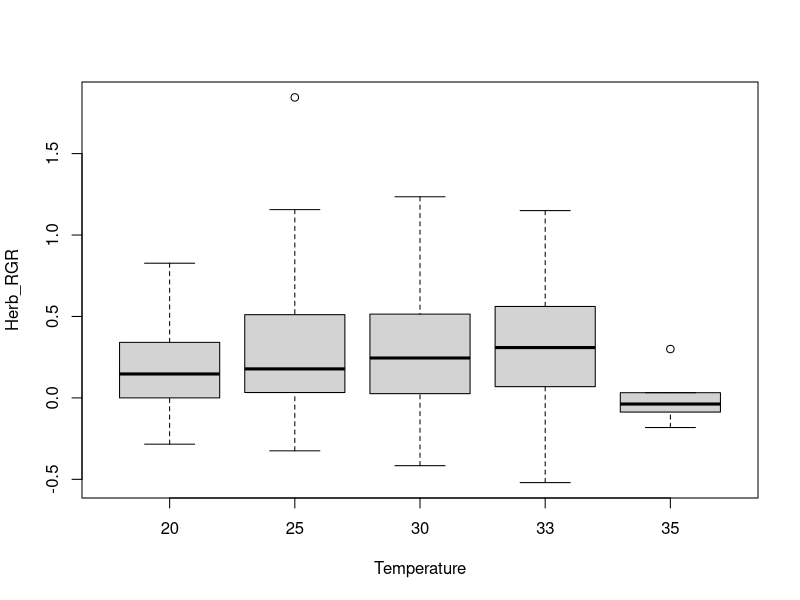
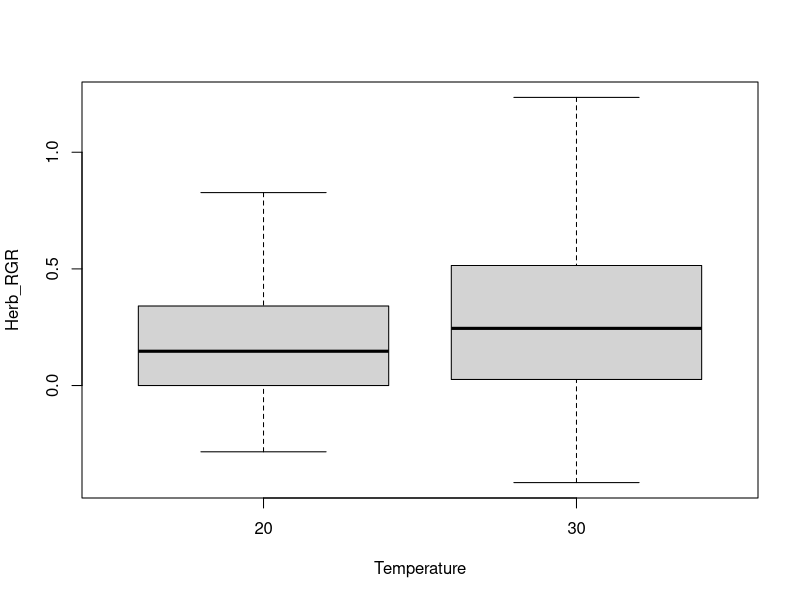
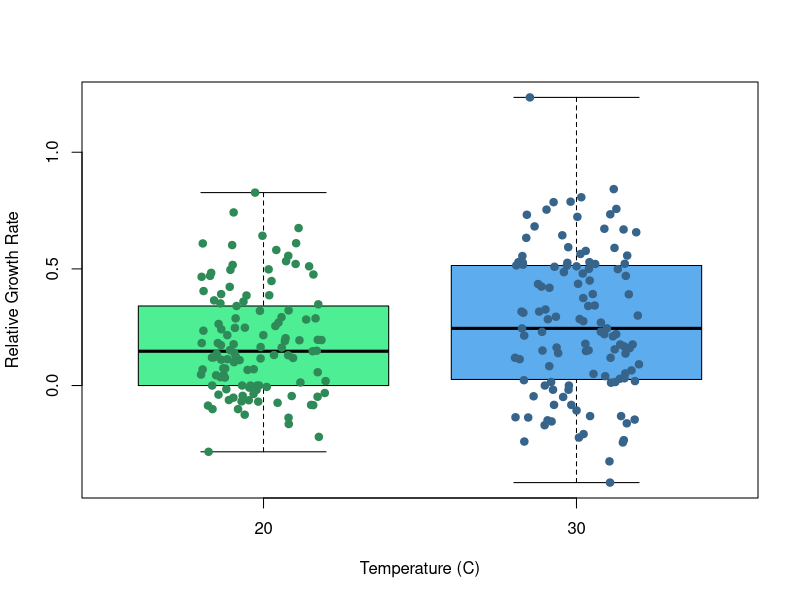
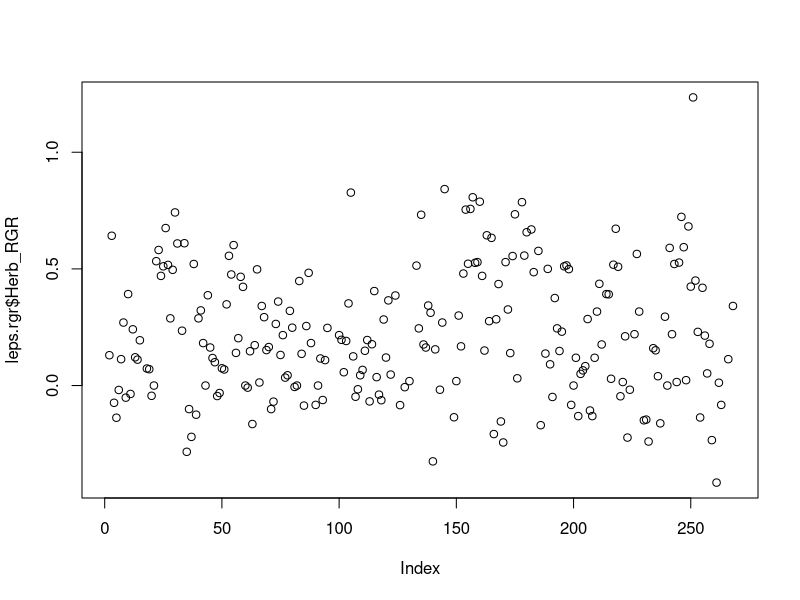
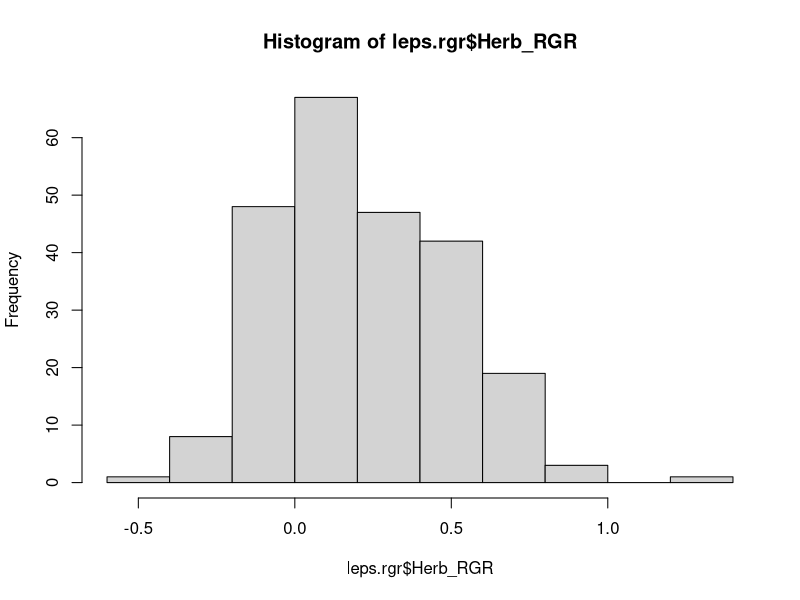
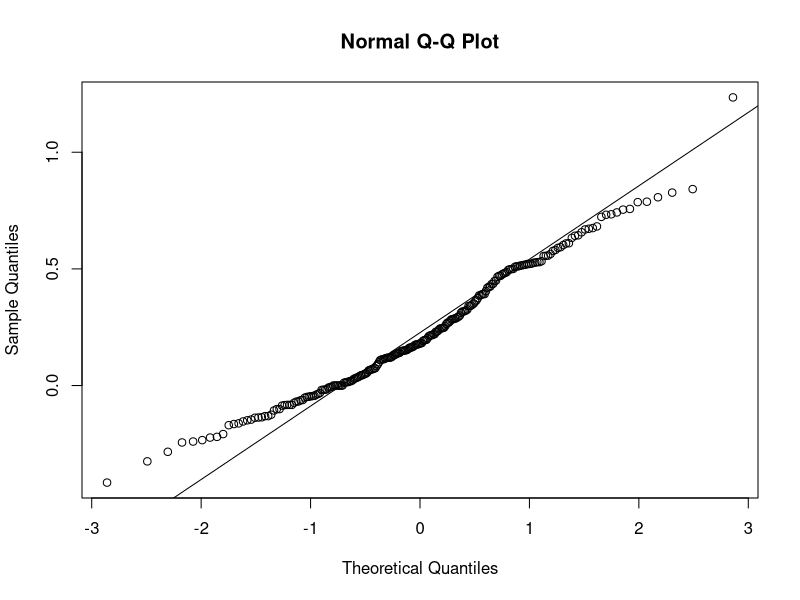
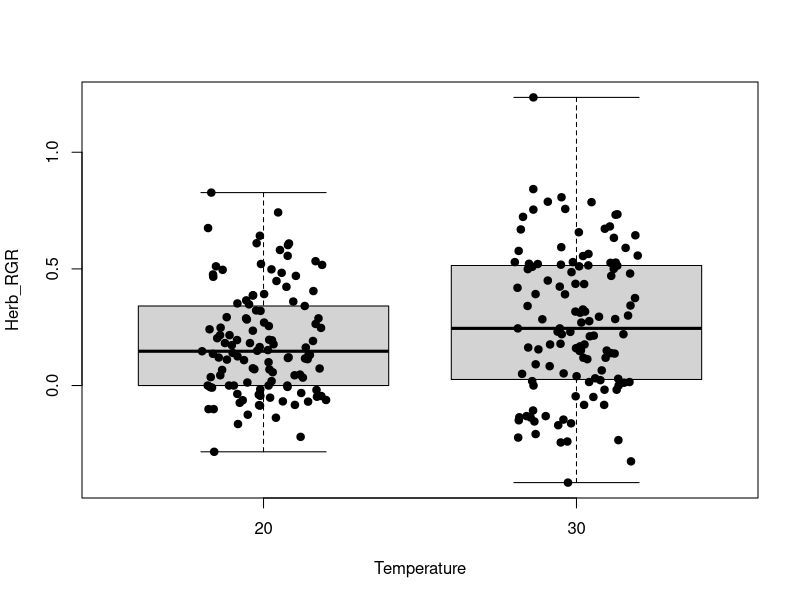
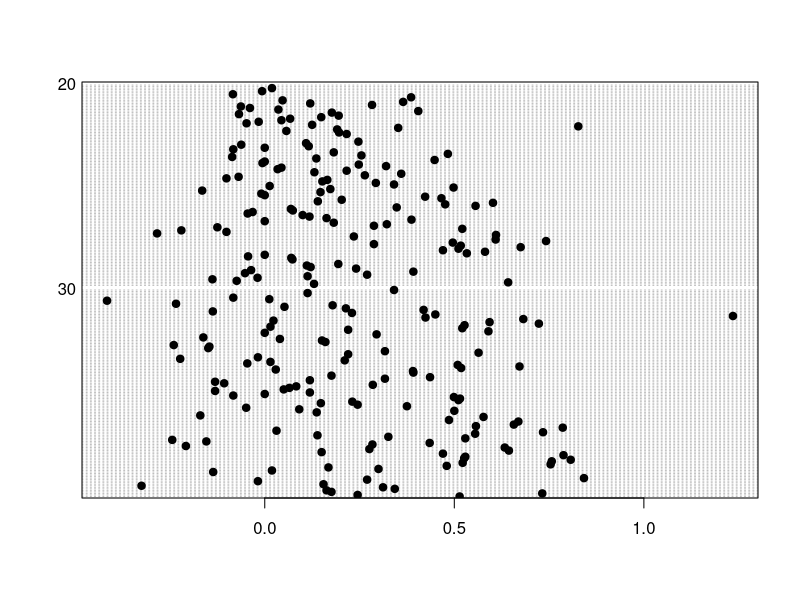

The R source for these figures, in order: (Note: this script raises an error after producing the figures.)
############################################################################
# 
# ENT6707 Entomological Techniques and Data Analysis
#
# t-test example
#
# Lemoine, Nathan P.; Burkepile, Deron E.; Parker, John D. (2015).
# Data from: Variable effects of temperature on insect herbivory [Dataset].
# Dryad. https://doi.org/10.5061/dryad.9fd75
#
# Lemoine NP, Burkepile DE, Parker JD. 2014.
# Variable effects of temperature on insect herbivory.
# PeerJ 2:e376 https://doi.org/10.7717/peerj.376
#
# 17 September 2024
#
############################################################################

# We are going to use a data set deposited on dryad to run some example t-tests
# The citation for the article and data are above

# Study looks at the effects of temperature on herbivory rates of different
# insect species using no-choice bioassays. Insects were placed singly in a rearing
# cup and then randomly assigned to one of four temperatures (20, 25, 30, and 35 C).
# Consumption of plant material was assessed after 24 hrs

# Load the data
herb <- read.csv("./week5/t-test example/Feeding_Assays.csv")

nrow(herb)
str(herb)
head(herb)  
tail(herb)  

summary(herb)

# how many insect orders in the data set?
herb$Herb_Order <- as.factor(herb$Herb_Order)
levels(herb$Herb_Order)

# how many temperatures were measured in the bioassays?
herb$Temperature <- as.factor(herb$Temperature)
levels(herb$Temperature)

str(herb)
summary(herb)

# for the purposes of this example, we will compare relative growth rate of
# Lepidoptera among two temperatures, 20 C and 30 C
# SO, we need to subset the data

library(tidyverse)

# pull out data from Lepidoptera only
leps <- herb %>% filter(Herb_Order == "Lepidoptera") %>% droplevels()
levels(leps$Herb_Order)
boxplot(Herb_RGR ~ Temperature, data = leps)
summary(leps)
# relative growth rate (RGR) is growth rate relative to size. A rate of growth per unit time,
# as a proportion of its size at that moment in time.


# now let's subset the data again to pull out data associated with 20 and 30 C treatments
t20 <- leps[which(leps$Temperature == "20"),]
t30 <- leps[which(leps$Temperature == "30"),]

leps.rgr <- rbind(t20, t30)
summary(leps.rgr)
leps.rgr <- droplevels(leps.rgr)
boxplot(Herb_RGR ~ Temperature, data = leps.rgr)


boxplot(Herb_RGR ~ Temperature, data = leps.rgr, col = c("seagreen2", "steelblue2"),
        ylab = "Relative Growth Rate", xlab = "Temperature (C)")
stripchart(Herb_RGR ~ Temperature, data = leps.rgr, pch = 19, add = TRUE,
           vertical = TRUE, method = "jitter", jitter = 0.2,
           col = c("seagreen4", "steelblue4"))


#### Checking assumptions: 1. Response is continuous
plot(leps.rgr$Herb_RGR)


#### Checking assumptions: 2. Data are independent
# Since we did not collect the data from this experiment, we will have to assume this is true.
# We can review the methods of the article to support our assumption.


#### Checking assumptions: 3. Normality
hist(leps.rgr$Herb_RGR)
qqnorm(leps.rgr$Herb_RGR)
qqline(leps.rgr$Herb_RGR)

# There are formal tests to assess normality (e.g., Shapiro-Wilk Test)
# but they are usually very sensitive
shapiro.test(leps.rgr$Herb_RGR)
?shapiro.test()


#### Checking assumptions: 4. Homogeneity of variances
boxplot(Herb_RGR ~ Temperature, data = leps.rgr)
stripchart(Herb_RGR ~ Temperature, data = leps.rgr, pch = 19, add = TRUE,
           vertical = TRUE, method = "jitter", jitter = 0.2)

dotchart(leps.rgr$Herb_RGR, groups = leps.rgr$Temperature, pch = 19)
?dotchart()

# There are formal tests to assess variance as well (e.g., Levene's Test; Bartlett Test)
bartlett.test(leps.rgr$Herb_RGR ~ leps.rgr$Temperature)
?bartlett.test()

####
# What do you think? Do the data meet the assumptions of a t-test?
####

#### T-test
?t.test()
t.test(Herb_RGR ~ Temperature, data = leps.rgr, alternative = "two.sided",
       paired = FALSE, var.equal = FALSE)

t.test(Herb_RGR ~ Temperature, data = leps.rgr, alternative = "two.sided",
       paired = FALSE, var.equal = TRUE)

#### Non-parametric version (Mann-Whitney test) if your data violate the assumptions
?wilcox.test
wilcox.test(Herb_RGR ~ Temperature, data = leps.rgr, alternative = "two.sided",
            pairied = FALSE)


